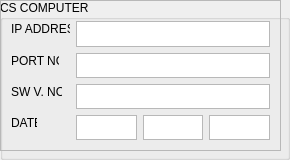
        <widget class="QGroupBox" name="groupBox_4">
         <property name="font">
          <font>
           <family>Arial</family>
          </font>
         </property>
         <property name="title">
          <string>CS COMPUTER</string>
         </property>
         <widget class="QLabel" name="CSC_IP_LB">
          <property name="geometry">
           <rect>
            <x>11</x>
            <y>21</y>
            <width>59</width>
            <height>16</height>
           </rect>
          </property>
          <property name="text">
           <string>IP ADDRESS</string>
          </property>
         </widget>
         <widget class="QLabel" name="CSC_P_LB">
          <property name="geometry">
           <rect>
            <x>11</x>
            <y>53</y>
            <width>48</width>
            <height>16</height>
           </rect>
          </property>
          <property name="text">
           <string>PORT NO.</string>
          </property>
         </widget>
         <widget class="QLabel" name="CSC_D_LB">
          <property name="geometry">
           <rect>
            <x>11</x>
            <y>115</y>
            <width>26</width>
            <height>16</height>
           </rect>
          </property>
          <property name="text">
           <string>DATE</string>
          </property>
         </widget>
         <widget class="QTextEdit" name="CSC_SW_LE">
          <property name="geometry">
           <rect>
            <x>76</x>
            <y>84</y>
            <width>194</width>
            <height>25</height>
           </rect>
          </property>
         </widget>
         <widget class="QTextEdit" name="CSC_IP_LE">
          <property name="geometry">
           <rect>
            <x>76</x>
            <y>21</y>
            <width>194</width>
            <height>26</height>
           </rect>
          </property>
         </widget>
         <widget class="QTextEdit" name="CSC_P_LE">
          <property name="geometry">
           <rect>
            <x>76</x>
            <y>53</y>
            <width>194</width>
            <height>25</height>
           </rect>
          </property>
         </widget>
         <widget class="QTextEdit" name="CSC_D_LE">
          <property name="geometry">
           <rect>
            <x>76</x>
            <y>115</y>
            <width>61</width>
            <height>25</height>
           </rect>
          </property>
         </widget>
         <widget class="QLabel" name="CSC_SW_LB">
          <property name="geometry">
           <rect>
            <x>11</x>
            <y>84</y>
            <width>51</width>
            <height>16</height>
           </rect>
          </property>
          <property name="text">
           <string>SW V. NO.</string>
          </property>
         </widget>
         <widget class="QTextEdit" name="CSC_Y_LE">
          <property name="geometry">
           <rect>
            <x>209</x>
            <y>115</y>
            <width>61</width>
            <height>25</height>
           </rect>
          </property>
         </widget>
         <widget class="QTextEdit" name="CSC_M_LE">
          <property name="geometry">
           <rect>
            <x>143</x>
            <y>115</y>
            <width>60</width>
            <height>25</height>
           </rect>
          </property>
         </widget>
         <widget class="QFrame" name="frame_3">
          <property name="geometry">
           <rect>
            <x>0</x>
            <y>0</y>
            <width>281</width>
            <height>151</height>
           </rect>
          </property>
          <property name="frameShape">
           <enum>QFrame::StyledPanel</enum>
          </property>
          <property name="frameShadow">
           <enum>QFrame::Raised</enum>
          </property>
         </widget>
         <zorder>frame_3</zorder>
         <zorder>CSC_IP_LB</zorder>
         <zorder>CSC_P_LB</zorder>
         <zorder>CSC_D_LB</zorder>
         <zorder>CSC_SW_LE</zorder>
         <zorder>CSC_IP_LE</zorder>
         <zorder>CSC_P_LE</zorder>
         <zorder>CSC_D_LE</zorder>
         <zorder>CSC_SW_LB</zorder>
         <zorder>CSC_Y_LE</zorder>
         <zorder>CSC_M_LE</zorder>
        </widget>
